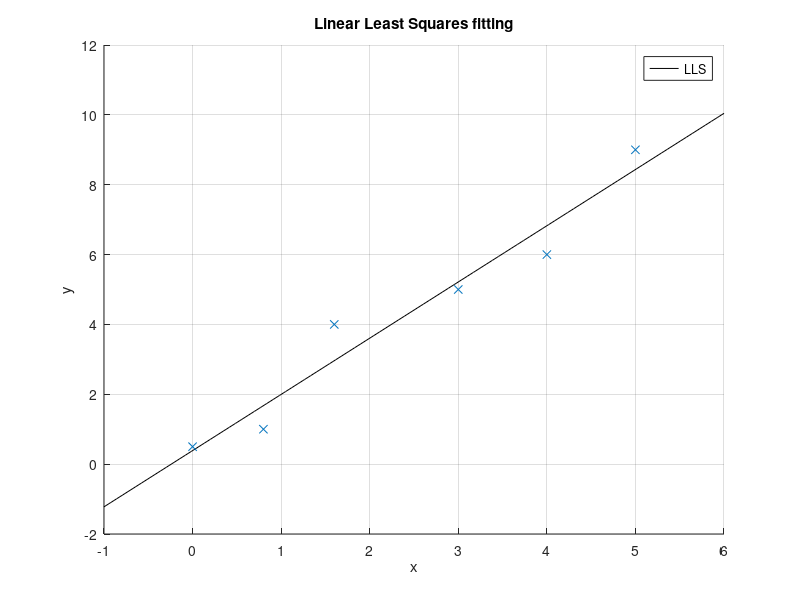
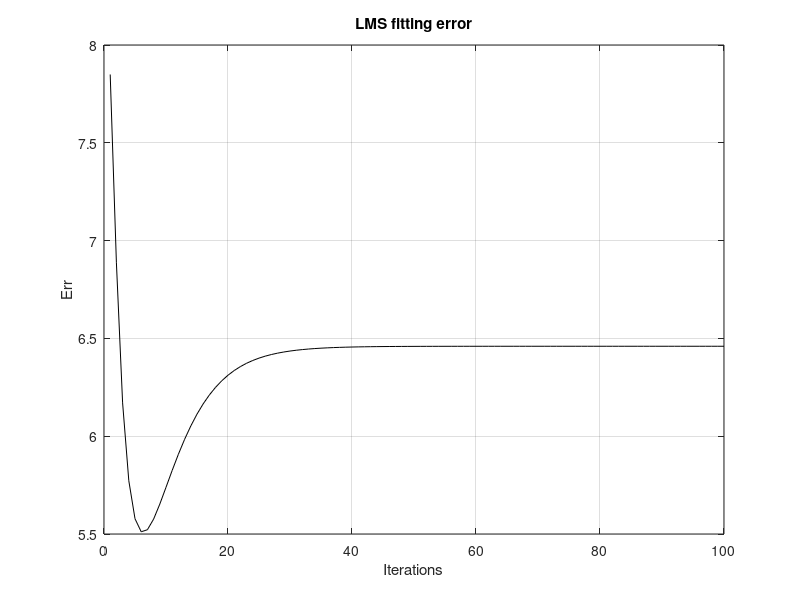
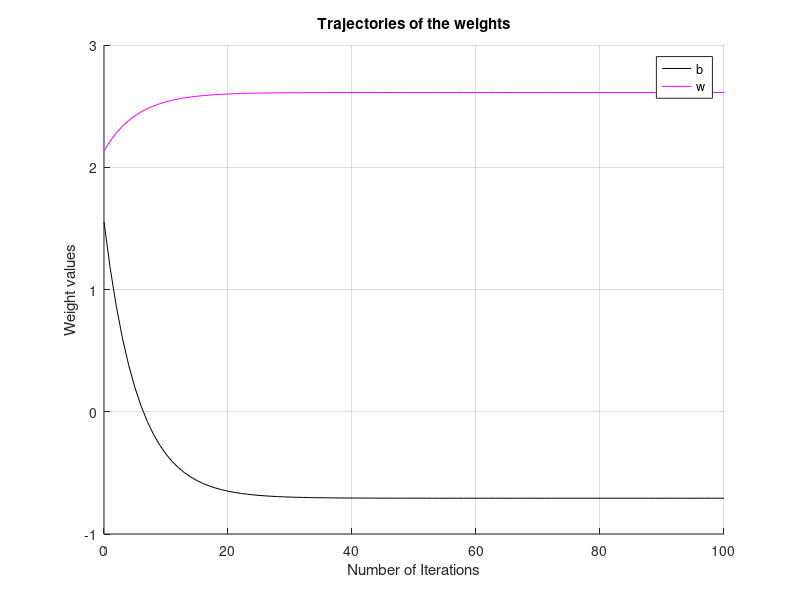
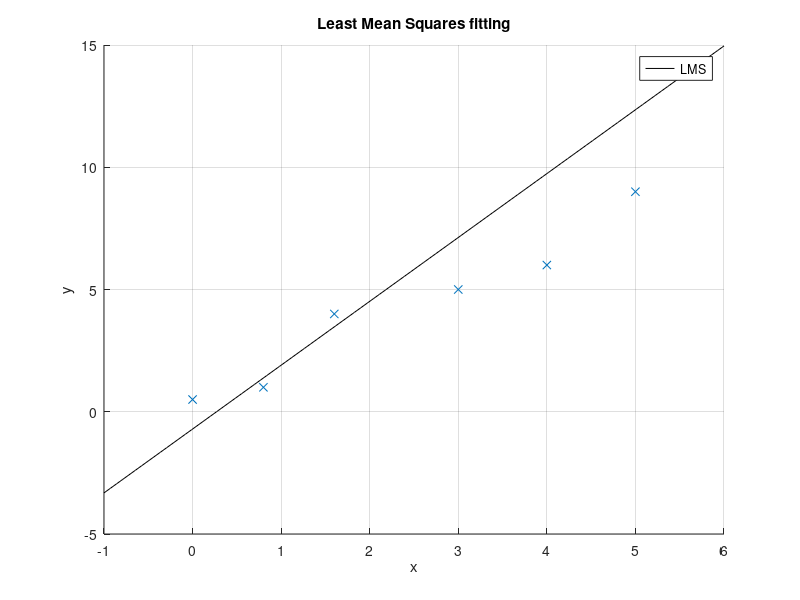

Recreate these plots in MATLAB, in order.
%% Q4a
clc;
clear all;
close all;

points = [0,0.5;0.8,1;1.6,4;3,5;4,6;5,9];
x = points(:,1);
y = points(:,2);
X = [ones(6,1),x];
w= (inv(X'*X)*X'*y)';

k = w(1,2);
b = w(1,1);

a = linspace(-1,6,100);
y = k * a + b;

hold on
plot(a, y,'k')
scatter(points(:,1), points(:,2),'x');
legend("LLS");
xlabel('x')
ylabel('y')
title("Linear Least Squares fitting")
grid;
hold off

%% Q4b
clear all;
close all;

points = [0,0.5;0.8,1;1.6,4;3,5;4,6;5,9];
x = points(:,1);
y = points(:,2);
X = [ones(6,1),x];
num_input = length(points);
weights = rand(1,2);            % initial weight is chosen randomly
rate = 0.1;
error_sum = zeros(100,1);

for i = 1:100
    for j = 1:6
        error = y(j) - weights(i,:)*X(j,:)';
        error_sum(i,1) = error^2/2 + error_sum(i,1);
        weights(i,:) = weights(i,:) + rate*error*X(j,:); 
    end
    weights(i+1,:) = weights(i,:);
end

figure
plot(1:100,error_sum,'k');
xlabel('Iterations')
ylabel('Err')
title("LMS fitting error")
grid on;

figure
hold on
plot(0:100, weights(:,1), 'k');
plot(0:100, weights(:,2), 'm');
legend("b", "w");
xlabel('Number of Iterations')
ylabel('Weight values')
title("Trajectories of the weights")
hold off
grid on;

k = weights(end,2);
b = weights(end,1);
a = linspace(-1,6,100);
y = k * a + b;
figure
hold on
plot(a, y,'k')
scatter(points(:,1), points(:,2),'x');
legend("LMS");
xlabel('x')
ylabel('y')
title("Least Mean Squares fitting")
grid;
hold off
